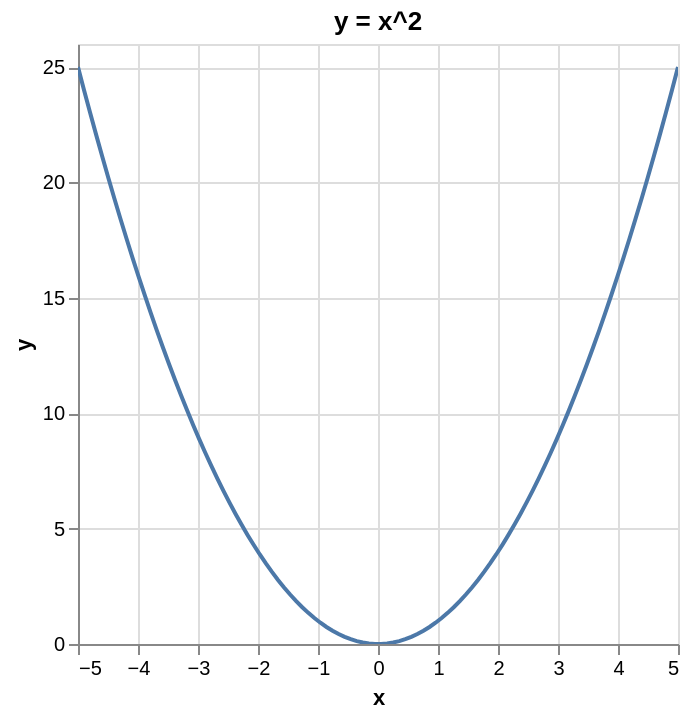

Notebook cell for this chart:
### Code cell
import altair as alt
import pandas as pd
import numpy as np

x = np.linspace(-5, 5, 100)
y = x ** 2

df = pd.DataFrame({'x': x, 'y': y})

zoom = alt.selection_interval(bind='scales')

chart = alt.Chart(df).mark_line().encode(
    x='x',
    y='y'
).properties(
    title='y = x^2'
).add_params(
    zoom
)

chart

### Figure 1 — Vega-Lite specification as saved in the notebook (floating-point values rounded to 4 significant figures)
{"config": {"view": {"continuousWidth": 300, "continuousHeight": 300}}, "data": {"name": "data-3e05075d88e2b5effe695c7d02de22d1"}, "mark": {"type": "line"}, "encoding": {"x": {"field": "x", "type": "quantitative"}, "y": {"field": "y", "type": "quantitative"}}, "params": [{"name": "param_1", "select": {"type": "interval"}, "bind": "scales"}], "title": "y = x^2", "$schema": "https://vega.github.io/schema/vega-lite/v5.20.1.json", "datasets": {"data-3e05075d88e2b5effe695c7d02de22d1": [{"x": -5.0, "y": 25.0}, {"x": -4.899, "y": 24.0}, {"x": -4.798, "y": 23.02}, {"x": -4.697, "y": 22.06}, {"x": -4.596, "y": 21.12}, {"x": -4.495, "y": 20.2}, {"x": -4.394, "y": 19.31}, {"x": -4.293, "y": 18.43}, {"x": -4.192, "y": 17.57}, {"x": -4.091, "y": 16.74}, {"x": -3.99, "y": 15.92}, {"x": -3.889, "y": 15.12}, {"x": -3.788, "y": 14.35}, {"x": -3.687, "y": 13.59}, {"x": -3.586, "y": 12.86}, {"x": -3.485, "y": 12.14}, {"x": -3.384, "y": 11.45}, {"x": -3.283, "y": 10.78}, {"x": -3.182, "y": 10.12}, {"x": -3.081, "y": 9.491}, {"x": -2.98, "y": 8.879}, {"x": -2.879, "y": 8.287}, {"x": -2.778, "y": 7.716}, {"x": -2.677, "y": 7.165}, {"x": -2.576, "y": 6.635}, {"x": -2.475, "y": 6.124}, {"x": -2.374, "y": 5.635}, {"x": -2.273, "y": 5.165}, {"x": -2.172, "y": 4.716}, {"x": -2.071, "y": 4.288}, {"x": -1.97, "y": 3.88}, {"x": -1.869, "y": 3.492}, {"x": -1.768, "y": 3.125}, {"x": -1.667, "y": 2.778}, {"x": -1.566, "y": 2.451}, {"x": -1.465, "y": 2.145}, {"x": -1.364, "y": 1.86}, {"x": -1.263, "y": 1.594}, {"x": -1.162, "y": 1.349}, {"x": -1.061, "y": 1.125}, {"x": -0.9596, "y": 0.9208}, {"x": -0.8586, "y": 0.7372}, {"x": -0.7576, "y": 0.5739}, {"x": -0.6566, "y": 0.4311}, {"x": -0.5556, "y": 0.3086}, {"x": -0.4545, "y": 0.2066}, {"x": -0.3535, "y": 0.125}, {"x": -0.2525, "y": 0.06377}, {"x": -0.1515, "y": 0.02296}, {"x": -0.05051, "y": 0.002551}, {"x": 0.05051, "y": 0.002551}, {"x": 0.1515, "y": 0.02296}, {"x": 0.2525, "y": 0.06377}, {"x": 0.3535, "y": 0.125}, {"x": 0.4545, "y": 0.2066}, {"x": 0.5556, "y": 0.3086}, {"x": 0.6566, "y": 0.4311}, {"x": 0.7576, "y": 0.5739}, {"x": 0.8586, "y": 0.7372}, {"x": 0.9596, "y": 0.9208}, {"x": 1.061, "y": 1.125}, {"x": 1.162, "y": 1.349}, {"x": 1.263, "y": 1.594}, {"x": 1.364, "y": 1.86}, {"x": 1.465, "y": 2.145}, {"x": 1.566, "y": 2.451}, {"x": 1.667, "y": 2.778}, {"x": 1.768, "y": 3.125}, {"x": 1.869, "y": 3.492}, {"x": 1.97, "y": 3.88}, {"x": 2.071, "y": 4.288}, {"x": 2.172, "y": 4.716}, {"x": 2.273, "y": 5.165}, {"x": 2.374, "y": 5.635}, {"x": 2.475, "y": 6.124}, {"x": 2.576, "y": 6.635}, {"x": 2.677, "y": 7.165}, {"x": 2.778, "y": 7.716}, {"x": 2.879, "y": 8.287}, {"x": 2.98, "y": 8.879}, {"x": 3.081, "y": 9.491}, {"x": 3.182, "y": 10.12}, {"x": 3.283, "y": 10.78}, {"x": 3.384, "y": 11.45}, {"x": 3.485, "y": 12.14}, {"x": 3.586, "y": 12.86}, {"x": 3.687, "y": 13.59}, {"x": 3.788, "y": 14.35}, {"x": 3.889, "y": 15.12}, {"x": 3.99, "y": 15.92}, {"x": 4.091, "y": 16.74}, {"x": 4.192, "y": 17.57}, {"x": 4.293, "y": 18.43}, {"x": 4.394, "y": 19.31}, {"x": 4.495, "y": 20.2}, {"x": 4.596, "y": 21.12}, {"x": 4.697, "y": 22.06}, {"x": 4.798, "y": 23.02}, {"x": 4.899, "y": 24.0}, {"x": 5.0, "y": 25.0}]}}
